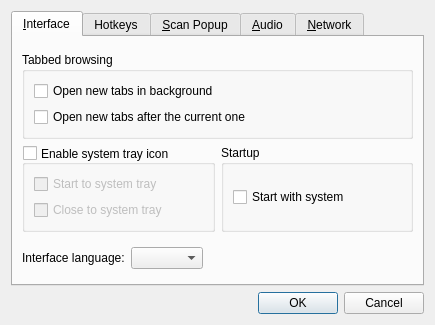
<?xml version="1.0" encoding="UTF-8"?>
<ui version="4.0">
 <class>Preferences</class>
 <widget class="QDialog" name="Preferences">
  <property name="geometry">
   <rect>
    <x>0</x>
    <y>0</y>
    <width>435</width>
    <height>325</height>
   </rect>
  </property>
  <property name="windowTitle">
   <string>Preferences</string>
  </property>
  <property name="modal">
   <bool>true</bool>
  </property>
  <layout class="QVBoxLayout" name="verticalLayout_8">
   <item>
    <widget class="QTabWidget" name="tabWidget">
     <property name="currentIndex">
      <number>0</number>
     </property>
     <widget class="QWidget" name="tab">
      <attribute name="title">
       <string>&amp;Interface</string>
      </attribute>
      <layout class="QGridLayout" name="gridLayout_2">
       <item row="0" column="0" colspan="2">
        <spacer name="verticalSpacer_8">
         <property name="orientation">
          <enum>Qt::Vertical</enum>
         </property>
         <property name="sizeHint" stdset="0">
          <size>
           <width>20</width>
           <height>40</height>
          </size>
         </property>
        </spacer>
       </item>
       <item row="1" column="0" colspan="2">
        <widget class="QGroupBox" name="groupBox">
         <property name="title">
          <string>Tabbed browsing</string>
         </property>
         <layout class="QVBoxLayout" name="verticalLayout_11">
          <item>
           <widget class="QCheckBox" name="newTabsOpenInBackground">
            <property name="toolTip">
             <string>Normally, opening a new tab switches to it immediately.
With this on however, new tabs will be opened without
switching to them.</string>
            </property>
            <property name="text">
             <string>Open new tabs in background</string>
            </property>
           </widget>
          </item>
          <item>
           <widget class="QCheckBox" name="newTabsOpenAfterCurrentOne">
            <property name="toolTip">
             <string>With this on, new tabs are opened just after the
current, active one. Otherwise they are added to
be the last ones.</string>
            </property>
            <property name="text">
             <string>Open new tabs after the current one</string>
            </property>
           </widget>
          </item>
         </layout>
        </widget>
       </item>
       <item row="2" column="0">
        <widget class="QGroupBox" name="enableTrayIcon">
         <property name="toolTip">
          <string>When enabled, an icon appears in the sytem tray area which can be used
to open main window and perform other tasks.</string>
         </property>
         <property name="title">
          <string>Enable system tray icon</string>
         </property>
         <property name="alignment">
          <set>Qt::AlignLeading|Qt::AlignLeft|Qt::AlignVCenter</set>
         </property>
         <property name="flat">
          <bool>false</bool>
         </property>
         <property name="checkable">
          <bool>true</bool>
         </property>
         <property name="checked">
          <bool>false</bool>
         </property>
         <layout class="QVBoxLayout" name="verticalLayout">
          <item>
           <widget class="QCheckBox" name="startToTray">
            <property name="toolTip">
             <string>With this on, the application starts directly to system tray without showing
its main window.</string>
            </property>
            <property name="text">
             <string>Start to system tray</string>
            </property>
           </widget>
          </item>
          <item>
           <widget class="QCheckBox" name="closeToTray">
            <property name="toolTip">
             <string>With this on, an attempt to close main window would hide it instead of closing
the application.</string>
            </property>
            <property name="text">
             <string>Close to system tray</string>
            </property>
           </widget>
          </item>
         </layout>
        </widget>
       </item>
       <item row="2" column="1">
        <widget class="QGroupBox" name="groupBox_2">
         <property name="title">
          <string>Startup</string>
         </property>
         <layout class="QVBoxLayout" name="verticalLayout_2">
          <item>
           <widget class="QCheckBox" name="cbAutostart">
            <property name="toolTip">
             <string>Automatically starts GoldenDict after operation system bootup</string>
            </property>
            <property name="text">
             <string>Start with system</string>
            </property>
           </widget>
          </item>
         </layout>
        </widget>
       </item>
       <item row="3" column="0">
        <spacer name="verticalSpacer_9">
         <property name="orientation">
          <enum>Qt::Vertical</enum>
         </property>
         <property name="sizeType">
          <enum>QSizePolicy::Fixed</enum>
         </property>
         <property name="sizeHint" stdset="0">
          <size>
           <width>20</width>
           <height>9</height>
          </size>
         </property>
        </spacer>
       </item>
       <item row="4" column="0" colspan="2">
        <layout class="QHBoxLayout" name="horizontalLayout_6">
         <item>
          <widget class="QLabel" name="label_6">
           <property name="text">
            <string>Interface language:</string>
           </property>
          </widget>
         </item>
         <item>
          <widget class="QComboBox" name="interfaceLanguage"/>
         </item>
         <item>
          <spacer name="horizontalSpacer_3">
           <property name="orientation">
            <enum>Qt::Horizontal</enum>
           </property>
           <property name="sizeHint" stdset="0">
            <size>
             <width>40</width>
             <height>20</height>
            </size>
           </property>
          </spacer>
         </item>
        </layout>
       </item>
       <item row="5" column="0" colspan="2">
        <spacer name="verticalSpacer">
         <property name="orientation">
          <enum>Qt::Vertical</enum>
         </property>
         <property name="sizeHint" stdset="0">
          <size>
           <width>20</width>
           <height>40</height>
          </size>
         </property>
        </spacer>
       </item>
      </layout>
     </widget>
     <widget class="QWidget" name="tab_5">
      <attribute name="title">
       <string>Hotkeys</string>
      </attribute>
      <layout class="QVBoxLayout" name="verticalLayout_12">
       <item>
        <spacer name="verticalSpacer_11">
         <property name="orientation">
          <enum>Qt::Vertical</enum>
         </property>
         <property name="sizeHint" stdset="0">
          <size>
           <width>20</width>
           <height>19</height>
          </size>
         </property>
        </spacer>
       </item>
       <item>
        <widget class="QCheckBox" name="enableMainWindowHotkey">
         <property name="text">
          <string>Use the following hotkey to show or hide the main window:</string>
         </property>
        </widget>
       </item>
       <item>
        <layout class="QHBoxLayout" name="horizontalLayout_7">
         <item>
          <spacer name="horizontalSpacer_2">
           <property name="orientation">
            <enum>Qt::Horizontal</enum>
           </property>
           <property name="sizeHint" stdset="0">
            <size>
             <width>40</width>
             <height>20</height>
            </size>
           </property>
          </spacer>
         </item>
         <item>
          <widget class="HotKeyEdit" name="mainWindowHotkey">
           <property name="enabled">
            <bool>false</bool>
           </property>
          </widget>
         </item>
        </layout>
       </item>
       <item>
        <widget class="QCheckBox" name="enableClipboardHotkey">
         <property name="text">
          <string>Use the following hotkey to translate a word from clipboard:</string>
         </property>
        </widget>
       </item>
       <item>
        <layout class="QHBoxLayout" name="horizontalLayout_8">
         <item>
          <spacer name="horizontalSpacer_4">
           <property name="orientation">
            <enum>Qt::Horizontal</enum>
           </property>
           <property name="sizeHint" stdset="0">
            <size>
             <width>40</width>
             <height>20</height>
            </size>
           </property>
          </spacer>
         </item>
         <item>
          <widget class="HotKeyEdit" name="clipboardHotkey">
           <property name="enabled">
            <bool>false</bool>
           </property>
          </widget>
         </item>
        </layout>
       </item>
       <item>
        <spacer name="verticalSpacer_13">
         <property name="orientation">
          <enum>Qt::Vertical</enum>
         </property>
         <property name="sizeType">
          <enum>QSizePolicy::Fixed</enum>
         </property>
         <property name="sizeHint" stdset="0">
          <size>
           <width>20</width>
           <height>16</height>
          </size>
         </property>
        </spacer>
       </item>
       <item>
        <widget class="QLabel" name="label_8">
         <property name="text">
          <string>The hotkeys are global and work from any program and within any context as long as GoldenDict is running in background.</string>
         </property>
         <property name="wordWrap">
          <bool>true</bool>
         </property>
        </widget>
       </item>
       <item>
        <spacer name="verticalSpacer_12">
         <property name="orientation">
          <enum>Qt::Vertical</enum>
         </property>
         <property name="sizeHint" stdset="0">
          <size>
           <width>20</width>
           <height>53</height>
          </size>
         </property>
        </spacer>
       </item>
      </layout>
     </widget>
     <widget class="QWidget" name="tab_4">
      <attribute name="title">
       <string>&amp;Scan Popup</string>
      </attribute>
      <layout class="QVBoxLayout" name="verticalLayout_10">
       <item>
        <spacer name="verticalSpacer_7">
         <property name="orientation">
          <enum>Qt::Vertical</enum>
         </property>
         <property name="sizeHint" stdset="0">
          <size>
           <width>20</width>
           <height>40</height>
          </size>
         </property>
        </spacer>
       </item>
       <item>
        <widget class="QGroupBox" name="enableScanPopup">
         <property name="toolTip">
          <string>When enabled, a translation popup window would be shown each time
you point your mouse on any word on the screen (Windows) or select
any word with mouse (Linux). When enabled, you can switch it on and
off from main window or tray icon.</string>
         </property>
         <property name="title">
          <string>Enable scan popup functionality</string>
         </property>
         <property name="checkable">
          <bool>true</bool>
         </property>
         <property name="checked">
          <bool>false</bool>
         </property>
         <layout class="QVBoxLayout" name="verticalLayout_4">
          <item>
           <widget class="QCheckBox" name="startWithScanPopupOn">
            <property name="toolTip">
             <string>Chooses whether the scan popup mode is on by default nor not. If checked,
the program would always start with the scan popup active.</string>
            </property>
            <property name="text">
             <string>Start with scan popup turned on</string>
            </property>
           </widget>
          </item>
          <item>
           <widget class="QCheckBox" name="enableScanPopupModifiers">
            <property name="toolTip">
             <string>With this enabled, the popup would only show up if all chosen keys are
in the pressed state when the word selection changes.</string>
            </property>
            <property name="text">
             <string>Only show popup when all selected keys are kept pressed:</string>
            </property>
           </widget>
          </item>
          <item>
           <widget class="QFrame" name="scanPopupModifiers">
            <property name="frameShape">
             <enum>QFrame::NoFrame</enum>
            </property>
            <property name="frameShadow">
             <enum>QFrame::Plain</enum>
            </property>
            <property name="lineWidth">
             <number>0</number>
            </property>
            <layout class="QVBoxLayout" name="verticalLayout_5">
             <property name="margin">
              <number>0</number>
             </property>
             <item>
              <layout class="QHBoxLayout" name="horizontalLayout">
               <item>
                <spacer name="horizontalSpacer">
                 <property name="orientation">
                  <enum>Qt::Horizontal</enum>
                 </property>
                 <property name="sizeHint" stdset="0">
                  <size>
                   <width>40</width>
                   <height>20</height>
                  </size>
                 </property>
                </spacer>
               </item>
               <item>
                <layout class="QGridLayout" name="gridLayout">
                 <item row="1" column="1">
                  <widget class="QCheckBox" name="leftCtrl">
                   <property name="toolTip">
                    <string>Left Ctrl only</string>
                   </property>
                   <property name="text">
                    <string>Left Ctrl</string>
                   </property>
                  </widget>
                 </item>
                 <item row="2" column="2">
                  <widget class="QCheckBox" name="rightShift">
                   <property name="toolTip">
                    <string>Right Shift only</string>
                   </property>
                   <property name="text">
                    <string>Right Shift</string>
                   </property>
                  </widget>
                 </item>
                 <item row="0" column="0">
                  <widget class="QCheckBox" name="altKey">
                   <property name="toolTip">
                    <string>Alt key</string>
                   </property>
                   <property name="text">
                    <string>Alt</string>
                   </property>
                  </widget>
                 </item>
                 <item row="0" column="1">
                  <widget class="QCheckBox" name="ctrlKey">
                   <property name="toolTip">
                    <string>Ctrl key</string>
                   </property>
                   <property name="text">
                    <string>Ctrl</string>
                   </property>
                  </widget>
                 </item>
                 <item row="1" column="0">
                  <widget class="QCheckBox" name="leftAlt">
                   <property name="toolTip">
                    <string>Left Alt only</string>
                   </property>
                   <property name="text">
                    <string>Left Alt</string>
                   </property>
                  </widget>
                 </item>
                 <item row="0" column="2">
                  <widget class="QCheckBox" name="shiftKey">
                   <property name="toolTip">
                    <string>Shift key</string>
                   </property>
                   <property name="text">
                    <string>Shift</string>
                   </property>
                  </widget>
                 </item>
                 <item row="2" column="0">
                  <widget class="QCheckBox" name="rightAlt">
                   <property name="toolTip">
                    <string>Right Alt only</string>
                   </property>
                   <property name="text">
                    <string>Right Alt</string>
                   </property>
                  </widget>
                 </item>
                 <item row="2" column="1">
                  <widget class="QCheckBox" name="rightCtrl">
                   <property name="toolTip">
                    <string>Right Ctrl only</string>
                   </property>
                   <property name="text">
                    <string>Right Ctrl</string>
                   </property>
                  </widget>
                 </item>
                 <item row="1" column="2">
                  <widget class="QCheckBox" name="leftShift">
                   <property name="toolTip">
                    <string>Left Shift only</string>
                   </property>
                   <property name="text">
                    <string>Left Shift</string>
                   </property>
                  </widget>
                 </item>
                 <item row="0" column="3">
                  <widget class="QCheckBox" name="winKey">
                   <property name="toolTip">
                    <string>Windows key or Meta key</string>
                   </property>
                   <property name="text">
                    <string>Win/Meta</string>
                   </property>
                  </widget>
                 </item>
                </layout>
               </item>
               <item>
                <widget class="QFrame" name="frame">
                 <property name="frameShape">
                  <enum>QFrame::NoFrame</enum>
                 </property>
                 <property name="frameShadow">
                  <enum>QFrame::Raised</enum>
                 </property>
                 <property name="lineWidth">
                  <number>0</number>
                 </property>
                 <layout class="QVBoxLayout" name="verticalLayout_3">
                  <property name="margin">
                   <number>0</number>
                  </property>
                 </layout>
                </widget>
               </item>
              </layout>
             </item>
            </layout>
           </widget>
          </item>
          <item>
           <layout class="QHBoxLayout" name="horizontalLayout_5">
            <item>
             <widget class="QCheckBox" name="scanPopupAltMode">
              <property name="toolTip">
               <string>Normally, in order to activate a popup you have to
maintain the chosen keys pressed while you select
a word. With this enabled, the chosen keys may also
be pressed shorty after the selection is done.</string>
              </property>
              <property name="text">
               <string>Keys may also be pressed afterwards, within</string>
              </property>
             </widget>
            </item>
            <item>
             <widget class="QSpinBox" name="scanPopupAltModeSecs">
              <property name="toolTip">
               <string>To avoid false positives, the keys are only monitored
after the selection's done for a limited amount of
seconds, which is specified here.</string>
              </property>
              <property name="wrapping">
               <bool>false</bool>
              </property>
              <property name="frame">
               <bool>true</bool>
              </property>
              <property name="alignment">
               <set>Qt::AlignLeading|Qt::AlignLeft|Qt::AlignVCenter</set>
              </property>
              <property name="minimum">
               <number>1</number>
              </property>
              <property name="maximum">
               <number>99</number>
              </property>
             </widget>
            </item>
            <item>
             <widget class="QLabel" name="label_7">
              <property name="text">
               <string>secs</string>
              </property>
             </widget>
            </item>
            <item>
             <spacer name="horizontalSpacer_5">
              <property name="orientation">
               <enum>Qt::Horizontal</enum>
              </property>
              <property name="sizeHint" stdset="0">
               <size>
                <width>40</width>
                <height>20</height>
               </size>
              </property>
             </spacer>
            </item>
           </layout>
          </item>
         </layout>
        </widget>
       </item>
       <item>
        <spacer name="verticalSpacer_6">
         <property name="orientation">
          <enum>Qt::Vertical</enum>
         </property>
         <property name="sizeHint" stdset="0">
          <size>
           <width>20</width>
           <height>0</height>
          </size>
         </property>
        </spacer>
       </item>
      </layout>
     </widget>
     <widget class="QWidget" name="tab_2">
      <attribute name="title">
       <string>&amp;Audio</string>
      </attribute>
      <layout class="QVBoxLayout" name="verticalLayout_7">
       <item>
        <spacer name="verticalSpacer_4">
         <property name="orientation">
          <enum>Qt::Vertical</enum>
         </property>
         <property name="sizeHint" stdset="0">
          <size>
           <width>20</width>
           <height>40</height>
          </size>
         </property>
        </spacer>
       </item>
       <item>
        <widget class="QCheckBox" name="pronounceOnLoadMain">
         <property name="text">
          <string>Auto-pronounce words in main window</string>
         </property>
        </widget>
       </item>
       <item>
        <widget class="QCheckBox" name="pronounceOnLoadPopup">
         <property name="text">
          <string>Auto-pronounce words in scan popup</string>
         </property>
        </widget>
       </item>
       <item>
        <layout class="QHBoxLayout" name="horizontalLayout_4">
         <item>
          <widget class="QLabel" name="audioPlaybackProgramLabel">
           <property name="text">
            <string>Program to play audio files:</string>
           </property>
          </widget>
         </item>
         <item>
          <widget class="QLineEdit" name="audioPlaybackProgram"/>
         </item>
        </layout>
       </item>
       <item>
        <spacer name="verticalSpacer_2">
         <property name="orientation">
          <enum>Qt::Vertical</enum>
         </property>
         <property name="sizeHint" stdset="0">
          <size>
           <width>20</width>
           <height>46</height>
          </size>
         </property>
        </spacer>
       </item>
      </layout>
     </widget>
     <widget class="QWidget" name="tab_3">
      <attribute name="title">
       <string>&amp;Network</string>
      </attribute>
      <layout class="QVBoxLayout" name="verticalLayout_9">
       <item>
        <spacer name="verticalSpacer_5">
         <property name="orientation">
          <enum>Qt::Vertical</enum>
         </property>
         <property name="sizeHint" stdset="0">
          <size>
           <width>20</width>
           <height>40</height>
          </size>
         </property>
        </spacer>
       </item>
       <item>
        <widget class="QGroupBox" name="useProxyServer">
         <property name="toolTip">
          <string>Enable if you wish to use a proxy server
for all program's network requests.</string>
         </property>
         <property name="title">
          <string>Use proxy server</string>
         </property>
         <property name="checkable">
          <bool>true</bool>
         </property>
         <property name="checked">
          <bool>false</bool>
         </property>
         <layout class="QVBoxLayout" name="verticalLayout_6">
          <item>
           <layout class="QHBoxLayout" name="horizontalLayout_3">
            <item>
             <widget class="QLabel" name="label">
              <property name="text">
               <string>Type:</string>
              </property>
             </widget>
            </item>
            <item>
             <widget class="QComboBox" name="proxyType"/>
            </item>
            <item>
             <widget class="QLabel" name="label_3">
              <property name="text">
               <string>Host:</string>
              </property>
             </widget>
            </item>
            <item>
             <widget class="QLineEdit" name="proxyHost"/>
            </item>
            <item>
             <widget class="QLabel" name="label_2">
              <property name="text">
               <string>Port:</string>
              </property>
             </widget>
            </item>
            <item>
             <widget class="QSpinBox" name="proxyPort">
              <property name="maximum">
               <number>65535</number>
              </property>
              <property name="value">
               <number>8080</number>
              </property>
             </widget>
            </item>
           </layout>
          </item>
          <item>
           <layout class="QHBoxLayout" name="horizontalLayout_2">
            <item>
             <widget class="QLabel" name="label_4">
              <property name="text">
               <string>User:</string>
              </property>
             </widget>
            </item>
            <item>
             <widget class="QLineEdit" name="proxyUser"/>
            </item>
            <item>
             <widget class="QLabel" name="label_5">
              <property name="text">
               <string>Password:</string>
              </property>
             </widget>
            </item>
            <item>
             <widget class="QLineEdit" name="proxyPassword">
              <property name="echoMode">
               <enum>QLineEdit::Password</enum>
              </property>
             </widget>
            </item>
           </layout>
          </item>
         </layout>
        </widget>
       </item>
       <item>
        <spacer name="verticalSpacer_10">
         <property name="orientation">
          <enum>Qt::Vertical</enum>
         </property>
         <property name="sizeType">
          <enum>QSizePolicy::Fixed</enum>
         </property>
         <property name="sizeHint" stdset="0">
          <size>
           <width>20</width>
           <height>10</height>
          </size>
         </property>
        </spacer>
       </item>
       <item>
        <widget class="QCheckBox" name="checkForNewReleases">
         <property name="toolTip">
          <string>When this is enabled, the program periodically
checks if a new, updated version of GoldenDict
is available for download. If it is so, the program
informs the user about it and prompts to open a
download page.</string>
         </property>
         <property name="text">
          <string>Check for new program releases periodically</string>
         </property>
        </widget>
       </item>
       <item>
        <spacer name="verticalSpacer_3">
         <property name="orientation">
          <enum>Qt::Vertical</enum>
         </property>
         <property name="sizeHint" stdset="0">
          <size>
           <width>20</width>
           <height>39</height>
          </size>
         </property>
        </spacer>
       </item>
      </layout>
     </widget>
    </widget>
   </item>
   <item>
    <widget class="QDialogButtonBox" name="buttonBox">
     <property name="orientation">
      <enum>Qt::Horizontal</enum>
     </property>
     <property name="standardButtons">
      <set>QDialogButtonBox::Cancel|QDialogButtonBox::Ok</set>
     </property>
    </widget>
   </item>
  </layout>
 </widget>
 <customwidgets>
  <customwidget>
   <class>HotKeyEdit</class>
   <extends>QLineEdit</extends>
   <header>hotkeyedit.hh</header>
  </customwidget>
 </customwidgets>
 <tabstops>
  <tabstop>tabWidget</tabstop>
  <tabstop>buttonBox</tabstop>
  <tabstop>newTabsOpenInBackground</tabstop>
  <tabstop>newTabsOpenAfterCurrentOne</tabstop>
  <tabstop>enableTrayIcon</tabstop>
  <tabstop>startToTray</tabstop>
  <tabstop>closeToTray</tabstop>
  <tabstop>cbAutostart</tabstop>
  <tabstop>interfaceLanguage</tabstop>
  <tabstop>startWithScanPopupOn</tabstop>
  <tabstop>enableScanPopupModifiers</tabstop>
  <tabstop>leftCtrl</tabstop>
  <tabstop>rightShift</tabstop>
  <tabstop>altKey</tabstop>
  <tabstop>ctrlKey</tabstop>
  <tabstop>leftAlt</tabstop>
  <tabstop>shiftKey</tabstop>
  <tabstop>rightAlt</tabstop>
  <tabstop>rightCtrl</tabstop>
  <tabstop>leftShift</tabstop>
  <tabstop>winKey</tabstop>
  <tabstop>scanPopupAltMode</tabstop>
  <tabstop>scanPopupAltModeSecs</tabstop>
  <tabstop>pronounceOnLoadMain</tabstop>
  <tabstop>pronounceOnLoadPopup</tabstop>
  <tabstop>audioPlaybackProgram</tabstop>
  <tabstop>useProxyServer</tabstop>
  <tabstop>proxyType</tabstop>
  <tabstop>proxyHost</tabstop>
  <tabstop>proxyPort</tabstop>
  <tabstop>proxyUser</tabstop>
  <tabstop>proxyPassword</tabstop>
  <tabstop>enableScanPopup</tabstop>
 </tabstops>
 <resources/>
 <connections>
  <connection>
   <sender>buttonBox</sender>
   <signal>accepted()</signal>
   <receiver>Preferences</receiver>
   <slot>accept()</slot>
   <hints>
    <hint type="sourcelabel">
     <x>248</x>
     <y>254</y>
    </hint>
    <hint type="destinationlabel">
     <x>157</x>
     <y>274</y>
    </hint>
   </hints>
  </connection>
  <connection>
   <sender>buttonBox</sender>
   <signal>rejected()</signal>
   <receiver>Preferences</receiver>
   <slot>reject()</slot>
   <hints>
    <hint type="sourcelabel">
     <x>316</x>
     <y>260</y>
    </hint>
    <hint type="destinationlabel">
     <x>286</x>
     <y>274</y>
    </hint>
   </hints>
  </connection>
 </connections>
</ui>
